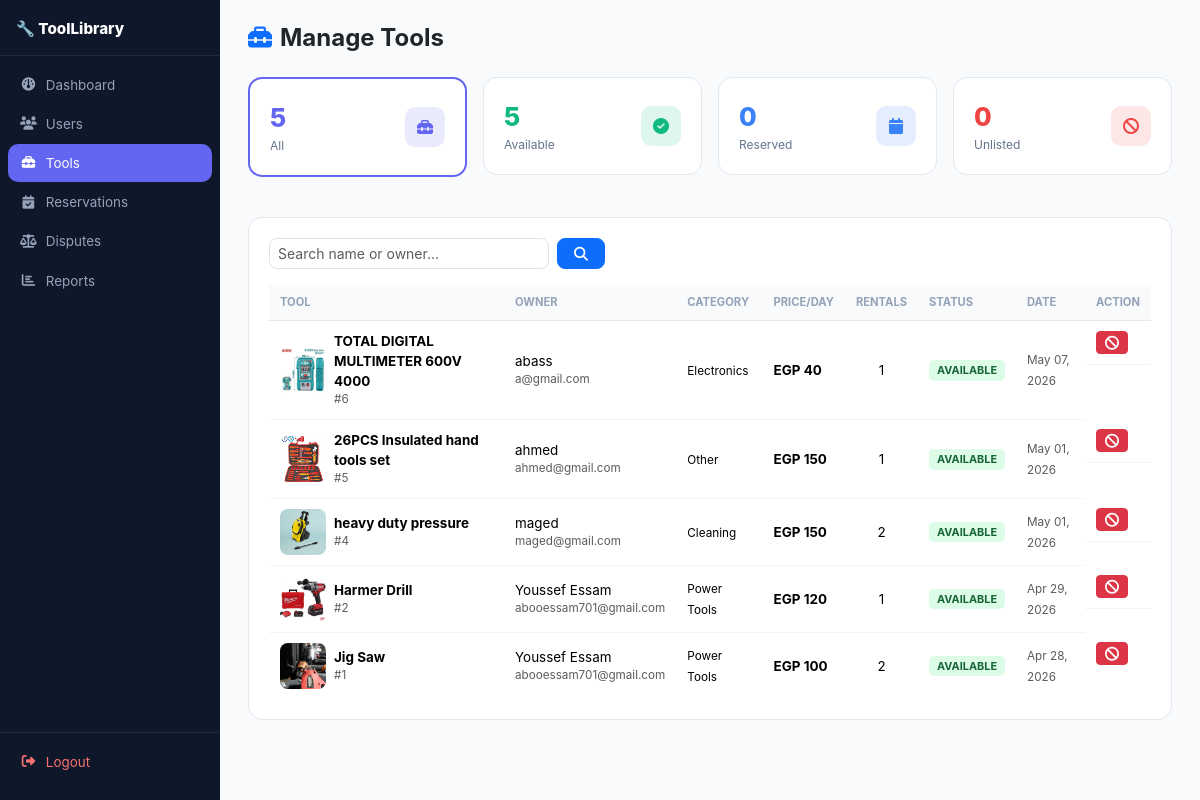
Screenshot of /admin/tools.php (signed in) with the database file from the repository.
### tables this page shows
CREATE TABLE `tools` (
  `tool_id` int(11) NOT NULL,
  `owner_id` int(11) NOT NULL,
  `tool_name` varchar(100) NOT NULL,
  `category` varchar(50) DEFAULT NULL,
  `description` text DEFAULT NULL,
  `price_per_day` decimal(10,2) NOT NULL,
  `availability_status` enum('pending','available','maintenance','rejected') DEFAULT 'pending',
  `created_at` timestamp NOT NULL DEFAULT current_timestamp(),
  `photo` varchar(255) DEFAULT NULL,
  `price_per_hour` decimal(10,2) DEFAULT 0.00,
  `price_per_week` decimal(10,2) DEFAULT 0.00,
  `deposit_amount` decimal(10,2) DEFAULT 0.00
);

CREATE TABLE `users` (
  `user_id` int(11) NOT NULL,
  `full_name` varchar(100) NOT NULL,
  `email` varchar(100) NOT NULL,
  `password` varchar(255) NOT NULL,
  `phone` varchar(20) DEFAULT NULL,
  `address` varchar(255) DEFAULT NULL,
  `role` enum('member','librarian','admin') DEFAULT 'member',
  `membership_type` enum('normal','pro') DEFAULT 'normal',
  `status` enum('approved','pending','rejected') DEFAULT 'pending',
  `created_at` timestamp NOT NULL DEFAULT current_timestamp(),
  `trust_score` decimal(3,2) DEFAULT 5.00
);

### admin/tools.php (the view, shortened to what this page needs)
<?php
$db = new Database(); $conn = $db->connect();
$filter = $_GET['filter'] ?? 'all';
$search = trim($_GET['search'] ?? '');
$where = []; $params = []; $types = '';
$ws = $where ? 'WHERE '.implode(' AND ',$where) : '';
$sql = "SELECT t.*, u.full_name AS owner_name, u.email AS owner_email,
        (SELECT COUNT(*) FROM reservations r WHERE r.tool_id=t.tool_id) AS total_rentals
        FROM tools t JOIN users u ON t.owner_id=u.user_id $ws ORDER BY t.created_at DESC";
$stmt = $conn->prepare($sql);
$stmt->execute(); $tools = $stmt->get_result();
$cnt = [];
foreach(['all','available','reserved','maintenance'] as $s){
    $q = $s==='all' ? "SELECT COUNT(*) c FROM tools" : "SELECT COUNT(*) c FROM tools WHERE availability_status='$s'";
    $cnt[$s]=(int)$conn->query($q)->fetch_assoc()['c'];
}
?>
<!DOCTYPE html><html lang="en"><head><meta charset="UTF-8"><meta name="viewport" content="width=device-width,initial-scale=1">
<link href="https://cdn.jsdelivr.net/npm/bootstrap@5.3.3/dist/css/bootstrap.min.css" rel="stylesheet">
<link href="https://cdnjs.cloudflare.com/ajax/libs/font-awesome/6.5.0/css/all.min.css" rel="stylesheet">
</head><body>
<div class="sidebar">
  <div class="brand">🔧 ToolLibrary</div>
  <nav>
    <a href="dashboard.php"><i class="fa fa-gauge fa-fw"></i> Dashboard</a>
    <a href="users.php"><i class="fa fa-users fa-fw"></i> Users</a>
    <a href="tools.php" class="active"><i class="fa fa-toolbox fa-fw"></i> Tools</a>
    <a href="reservations.php"><i class="fa fa-calendar-check fa-fw"></i> Reservations</a>
    <a href="disputes.php"><i class="fa fa-scale-balanced fa-fw"></i> Disputes</a>
    <a href="reports.php"><i class="fa fa-chart-bar fa-fw"></i> Reports</a>
  </nav>
  <div class="bottom"><a href="../public/logout.php" style="color:#f87171"><i class="fa fa-right-from-bracket fa-fw"></i> Logout</a></div>
</div>
<div class="main">
  <h4 class="fw-bold mb-4"><i class="fa fa-toolbox me-2 text-primary"></i>Manage Tools</h4>
  <div class="row g-3 mb-4">
    <?php foreach([['all','All','#6366f1','fa-toolbox'],['available','Available','#10b981','fa-circle-check'],['reserved','Reserved','#3b82f6','fa-calendar'],['maintenance','Unlisted','#ef4444','fa-ban']] as [$k,$l,$c,$i]): ?>
    <div class="col-6 col-xl-3"><a href="?filter=<?=$k?>" class="text-decoration-none">
      <div class="cb d-flex justify-content-between align-items-center" style="<?=$filter===$k?'border-color:'.$c.';border-width:2px':''?>">
        <div><div style="font-size:1.6rem;font-weight:800;color:<?=$c?>"><?=$cnt[$k]?></div><div style="font-size:.75rem;color:#64748b"><?=$l?></div></div>
        <div style="width:40px;height:40px;border-radius:10px;background:<?=$c?>22;color:<?=$c?>;display:flex;align-items:center;justify-content:center"><i class="fa <?=$i?>"></i></div>
      </div></a></div>
    <?php endforeach; ?>
  </div>
  <div class="cb">
    <form method="GET" class="d-flex gap-2 mb-3 flex-wrap">
      <input type="text" name="search" class="form-control form-control-sm" placeholder="Search name or owner..." value="<?=htmlspecialchars($search)?>" style="border-radius:8px;max-width:280px">
      <button class="btn btn-primary btn-sm px-3" style="border-radius:8px"><i class="fa fa-search"></i></button>
    </form>
    <div class="table-responsive"><table class="table tbl mb-0">
      <thead><tr><th>Tool</th><th>Owner</th><th>Category</th><th>Price/Day</th><th>Rentals</th><th>Status</th><th>Date</th><th>Action</th></tr></thead>
      <tbody>
      <?php if($tools->num_rows===0):?>
        <tr><td colspan="8" class="text-center text-muted py-4">No tools found</td></tr>
      <?php else: while($t=$tools->fetch_assoc()):?>
        <tr>
          <td><div class="d-flex align-items-center gap-2">
            <?php if($t['photo']):?><img src="../public/<?=htmlspecialchars($t['photo'])?>" class="tool-img"><?php else:?><div class="tool-img d-flex align-items-center justify-content-center text-muted"><i class="fa fa-wrench"></i></div><?php endif?>
            <div><div class="fw-bold" style="font-size:.84rem"><?=htmlspecialchars($t['tool_name'])?></div><div class="text-muted" style="font-size:.73rem">#<?=$t['tool_id']?></div></div>
          </div></td>
          <td><div style="font-size:.84rem"><?=htmlspecialchars($t['owner_name'])?></div><div class="text-muted" style="font-size:.73rem"><?=htmlspecialchars($t['owner_email'])?></div></td>
          <td><small><?=htmlspecialchars($t['category']??'—')?></small></td>
          <td class="fw-bold">EGP <?=number_format($t['price_per_day'],0)?></td>
          <td class="text-center"><?=$t['total_rentals']?></td>
          <td><span class="pill pill-<?=$t['availability_status']?>"><?=$t['availability_status']?></span></td>
          <td><small class="text-muted"><?=date('M d, Y',strtotime($t['created_at']))?></small></td>
          <td class="d-flex gap-1 flex-wrap">
            <?php if($t['availability_status']!=='available'):?>
              <a href="?action=approve&id=<?=$t['tool_id']?>" class="btn btn-sm btn-success py-0" onclick="return confirm('Approve?')"><i class="fa fa-check"></i></a>
            <?php else:?>
              <a href="?action=unlist&id=<?=$t['tool_id']?>" class="btn btn-sm btn-danger py-0" onclick="return confirm('Unlist?')"><i class="fa fa-ban"></i></a>
            <?php endif?>
          </td>
        </tr>
      <?php endwhile; endif?>
      </tbody>
    </table></div>
  </div>
</div>
</body></html>

### admin/tools.php (style rules this page uses)
body { background:#f8fafc;font-family:'Inter',sans-serif;margin:0 }
.sidebar { width:220px;min-height:100vh;background:#0f172a;position:fixed;top:0;left:0;display:flex;flex-direction:column }
.sidebar .brand { padding:18px 16px 14px;font-size:.95rem;font-weight:800;color:#fff;border-bottom:1px solid #1e293b }
.sidebar nav { flex:1;padding:10px 8px }
.sidebar a { display:flex;align-items:center;gap:9px;padding:9px 12px;border-radius:10px;color:#94a3b8;text-decoration:none;font-size:.84rem;margin-bottom:1px;transition:.18s }
.sidebar a:hover,.sidebar a.active { background:#6366f1;color:#fff }
.sidebar .bottom { padding:10px 8px 18px;border-top:1px solid #1e293b }
.main { margin-left:220px;padding:24px 28px }
.cb { background:#fff;border-radius:14px;padding:20px;border:1px solid #e2e8f0;margin-bottom:16px }
.tbl thead th { font-size:.7rem;text-transform:uppercase;color:#94a3b8;background:#f8fafc;font-weight:700;padding:9px 11px;border-bottom:1px solid #e2e8f0 }
.tbl td { font-size:.84rem;padding:10px 11px;vertical-align:middle;border-bottom:1px solid #f1f5f9 }
.tbl tr:last-child td { border-bottom:none }
.pill { display:inline-block;padding:2px 8px;border-radius:5px;font-size:.68rem;font-weight:700;text-transform:uppercase }
.pill-available { background:#dcfce7;color:#166534 }
.tool-img { width:46px;height:46px;object-fit:cover;border-radius:8px;background:#f1f5f9;flex-shrink:0 }

### rows the page displays
tools: photo (picture), tool_name "TOTAL DIGITAL MULTIMETER 600V 4000", tool_id "6", owner.full_name "abass", owner.email "a@gmail.com", category "Electronics", price_per_day "40", total_rentals "1", availability_status "AVAILABLE", created_at "May 07, 2026"
tools: photo (picture), tool_name "26PCS Insulated hand tools set", tool_id "5", owner.full_name "ahmed", owner.email "ahmed@gmail.com", category "Other", price_per_day "150", total_rentals "1", availability_status "AVAILABLE", created_at "May 01, 2026"
tools: photo (picture), tool_name "heavy duty pressure", tool_id "4", owner.full_name "maged", owner.email "maged@gmail.com", category "Cleaning", price_per_day "150", total_rentals "2", availability_status "AVAILABLE", created_at "May 01, 2026"
tools: photo (picture), tool_name "Harmer Drill", tool_id "2", owner.full_name "Youssef Essam", owner.email "abooessam701@gmail.com", category "Power Tools", price_per_day "120", total_rentals "1", availability_status "AVAILABLE", created_at "Apr 29, 2026"
tools: photo (picture), tool_name "Jig Saw", tool_id "1", owner.full_name "Youssef Essam", owner.email "abooessam701@gmail.com", category "Power Tools", price_per_day "100", total_rentals "2", availability_status "AVAILABLE", created_at "Apr 28, 2026"

### other values shown
$cnt[$k] "5"
$l "All"
$l "Available"
$cnt[$k] "0"
$l "Reserved"
$l "Unlisted"
